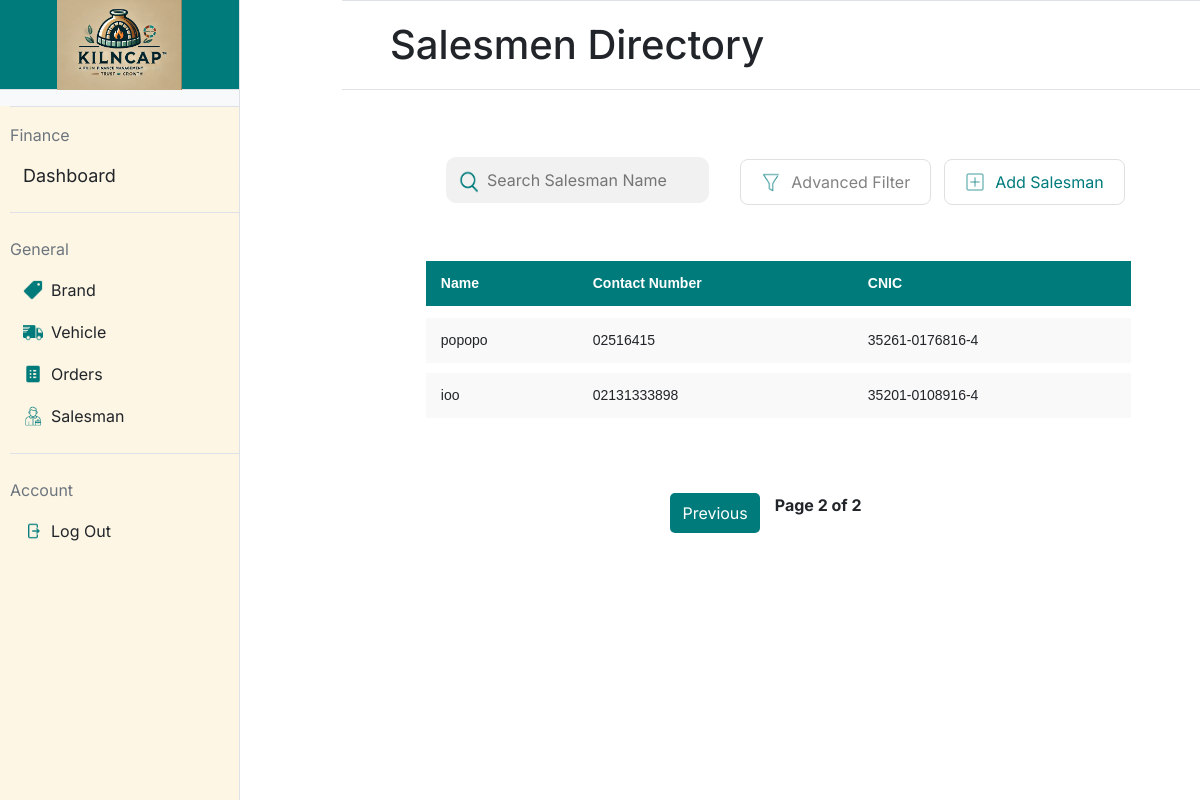
Page /salesman?page=2 (signed in) on the earlier database version.
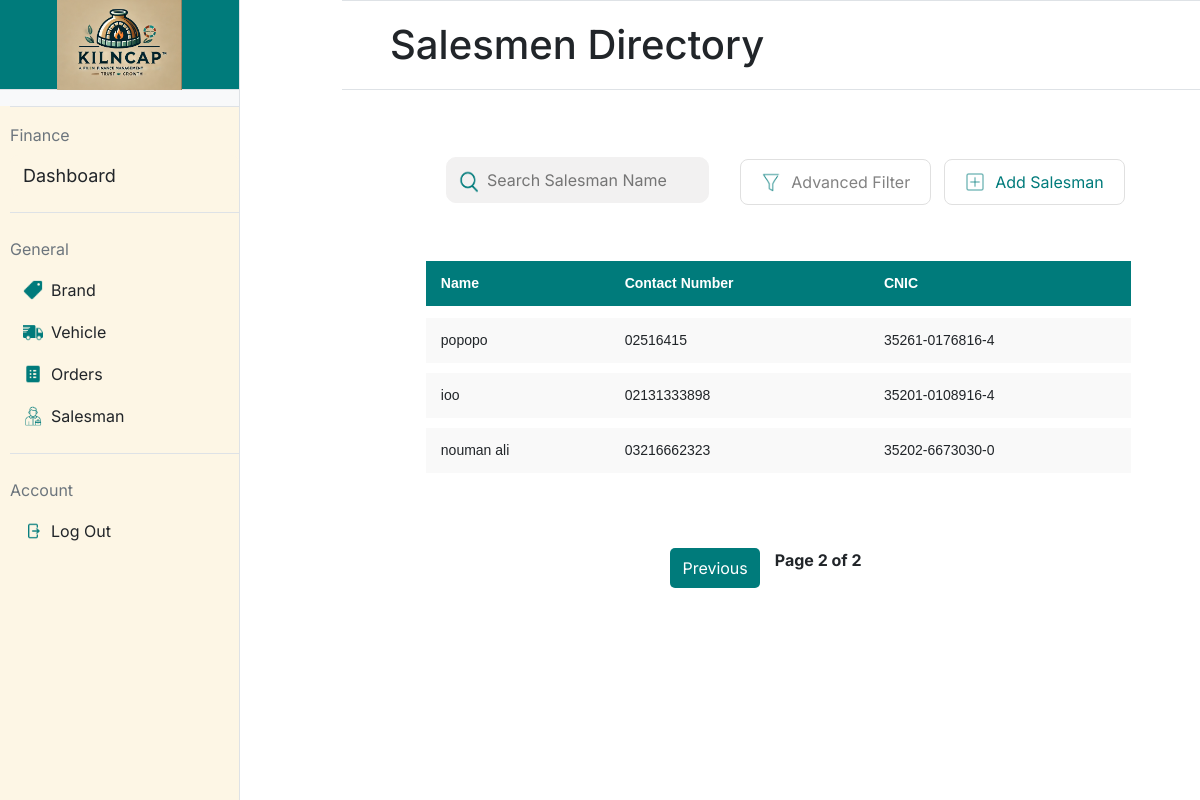
Same page on the later database version.
### app.py (models this page shows, shortened)
class Salesman(db.Model):
    __tablename__ = 'salesmen'
    id = db.Column(db.Integer, primary_key=True)  # Salesman ID (Primary Key)
    name = db.Column(db.String(100), nullable=False)  # Salesman's name
    contact_no = db.Column(db.String(15), unique=True, nullable=False)  # Salesman's contact number
    cnic = db.Column(db.String(15), unique=True, nullable=False)  # Salesman's CNIC (Computerized National Identity Card)

### app.py (the view)
@app.route('/salesman', methods=['GET'])
@login_required
def salesman():
    page = request.args.get('page', 1, type=int)  # Get the current page number from the URL query parameter
    per_page = 5  # Number of salesmen to display per page
    salesmen_paginated = Salesman.query.paginate(page=page, per_page=per_page)  # Query the salesmen with pagination
    return render_template('salesman.html', salesmen=salesmen_paginated.items, pagination=salesmen_paginated)

### app.py (called while the page is built)
@login_manager.user_loader
def load_user(user_id):
    return User.query.get(int(user_id))

    @property
    def is_active(self):
        return True

### templates/salesman.html (shortened to what this page needs)
{% extends "base.html" %}
{% block title %}
<link rel="stylesheet" href="static/salesman.css">
{% endblock %}
{% block mainheading %}
Salesmen Directory
{% endblock %}
{% block maincontent %}
<div>
    <table style="padding-left: 5.5%;width: 100%; table-layout: fixed;">
        <form action="{{ url_for('salesman_list_buttons') }}" method="post" style="width: 100%;">
            <td style="width:30%; padding-left: 85px;">
                <div style="position: relative; width: 100%;">
                    <img src="/static/icons/search-icon.png"
                         alt="Search Icon"
                         style="position: absolute; left: 7px; top: 60%; transform: translateY(-50%); width: 30px; height: 30px;">
                    <input type="text" name="search_text" title="Press Enter to Search"
                           placeholder="Search Salesman Name"
                           style="width: 100%; padding-left: 40px;" onkeydown="if(event.key === 'Enter'){ this.form.submit(); }">
                </div>
            </td>
        </form>
        <form action="{{ url_for('salesman_list_buttons') }}" method="post" style="width: 100%;">
            <td style="width: 20%; padding-left: 30px; padding-top:15px; text-align: left; font-size: 16px; font-weight: bold;">
                <button class="styled-button" type="button" id="filterButton" value="filter">
                    <img src="/static/icons/filter-icon.png" alt="Icon" class="button-icon">
                   Advanced Filter
                </button>
            </td>
            <td style="width: 20%; ; padding-top:15px; text-align: right;">
                <button class="styled-button" name="button" value="add_salesman">
                    <img src="/static/icons/add-icon.png" alt="Icon" class="button-icon">
                    <div style="color:#007B7B">Add Salesman</div>
                </button>
            </td>
        </form>
    </table>
    <div style="padding: 5.5%;">
        <table class="styled-table" style="padding-left: 20px; width: 100%; border-collapse: separate; border-spacing: 0 10px;">
            <thead>
                <tr>
                    <th>Name</th>
                    <th>Contact Number</th>
                    <th>CNIC</th>
                </tr>
            </thead>
            <tbody>
                {% for salesman in salesmen %}
                <tr data-url="{{ url_for('salesman_details', salesman_id=salesman.id) }}" onclick="redirectToDetails(this)" style="cursor: pointer;">
                    <td>{{ salesman.name }}</td>
                    <td>{{ salesman.contact_no }}</td>
                    <td>{{ salesman.cnic }}</td>
                </tr>
                {% endfor %}
            </tbody>
        </table>
    </div>
    <div class="pagination">
        {% if pagination.has_prev %}
        <a href="{{ url_for('salesman', page=pagination.prev_num) }}">Previous</a>
        {% endif %}
        <span>Page {{ pagination.page }} of {{ pagination.pages }}</span>
    </div>
</div>
{% endblock %}

### templates/base.html (shortened to what this page needs)
<!DOCTYPE html>
<html lang="en">
    <head>
        <link
            href="https://cdn.jsdelivr.net/npm/bootstrap@5.3.2/dist/css/bootstrap.min.css"
            rel="stylesheet">
        <link rel="stylesheet"
            href="{{ url_for('static', filename='styles.css') }}">
        {% block title %}{% endblock %}
    </head>
    <body class="pt-5">
        <div class="d-flex">
            <div class="sidebar bg-light border-end"
                style="width: 20%; min-height: 100vh;">
                <div id="logo_portion" class="text-center py-3 border-bottom">
                    <img
                        src="{{ url_for('static', filename='images/logo.png') }}"
                        alt="Logo" style="height: 90px;">
                </div>
                <div id="sidebar_buttons" class="mt-3">
                    <form action="{{ url_for('sidebar_buttons') }}"
                        method="post">
                        <div class="mb-4 border-top border-bottom py-3">
                            <div class="text-secondary mb-2">Finance</div>
                            <button type="submit" id="dashboard" name="button"
                                value="dashboard"
                                class="btn btn-link w-100 text-start text-dark sidebar-btn">Dashboard</button>
                        </div>
                        <div class="mb-4 border-bottom pb-3">
                            <div class="text-secondary mb-2">General</div>
                            <button type="submit" name="button" value="brand"
                                class="btn btn-link w-100 text-start text-dark d-flex align-items-center py-2 sidebar-btn">
                                <img
                                    src="{{ url_for('static', filename='icons/brand_icon.png') }}"
                                    alt="Brand Icon" class="me-2"
                                    style="height: 20px;">
                                Brand
                            </button>
                            <button type="submit" name="button" value="vehicle"
                                class="btn btn-link w-100 text-start text-dark d-flex align-items-center py-2 sidebar-btn">
                                <img
                                    src="{{ url_for('static', filename='icons/truck-icon.png') }}"
                                    alt="Truck Icon" class="me-2"
                                    style="height: 20px;">
                                Vehicle
                            </button>
                            <button type="submit" name="button" value="orders"
                                class="btn btn-link w-100 text-start text-dark d-flex align-items-center py-2 sidebar-btn">
                                <img
                                    src="{{ url_for('static', filename='icons/order-icon.png') }}"
                                    alt="Order Icon" class="me-2"
                                    style="height: 20px;">
                                Orders
                            </button>
                            <button type="submit" name="button" value="salesman"
                                class="btn btn-link w-100 text-start text-dark d-flex align-items-center py-2 sidebar-btn">
                                <img
                                    src="{{ url_for('static', filename='icons/salesman-icon.png') }}"
                                    alt="Salesman Icon" class="me-2"
                                    style="height: 20px;">
                                Salesman
                            </button>
                        </div>
                        <div>
                            <div class="text-secondary mb-2">Account</div>
                            <button type="submit" name="button" value="logout"
                                class="btn btn-link w-100 text-start text-dark d-flex align-items-center py-2 sidebar-btn">
                                <img
                                    src="{{ url_for('static', filename='icons/logout-icon.png') }}"
                                    alt="Logout Icon" class="me-2"
                                    style="height: 20px;">
                                Log Out
                            </button>
                        </div>
                    </form>
                </div>
            </div>
            <div class="restdashboard flex-grow-1" style="width: 1300px;">
                <div id="mainheading"
                    class="position-fixed w-100 top-0 z-2 d-flex align-items-center border-top border-bottom bg-white px-5 py-2"
                    style="height: 90px; transform: translateX(5px);">
                    <h1 class="mb-0">
                        {% block mainheading %}{% endblock %}
                    </h1>
                </div>
                <div class="mt-5 pt-5 px-4">
                    {% block maincontent %}{% endblock %}
                </div>
            </div>
        </div>
    </body>
</html>

### static/styles.css (style rules this page uses)
body { font-family: "Inter"; margin: 0; height: 100vh; display: flex; }
.sidebar { position: fixed; top: 0; left: 0; z-index: 2; width: 20%; border: none; height: 100%; }
.sidebar-btn { text-decoration: none !important; }
#sidebar_buttons { height: 100%; background-color: #fdf6e5; padding-left: 10px; }
#logo_portion { height: 90px; display: flex; justify-content: center; align-items: center; background-color: #007b7b; }
#dashboard { display: flex; width: 100%; max-width: 1200px; background-color: #fdf6e5; border-radius: 8px; overflow: hidden; font-size: 18px; }
.restdashboard { width: 80%; background-color: #ffffff; margin-left: 337px; }
input[type="text"], input[type="password"] { width: 100%; padding: 10px; margin-top: 10px; background-color: #f2f1f1; border: 1px solid #f2f1f1; border-radius: 10px; }

### static/salesman.css (style rules this page uses)
body { font-family: "Inter"; margin: 0; height: 100vh; display: flex; flex-direction: column; overflow-x: hidden; }
.styled-button { display: flex; align-items: center; padding: 10px 20px; font-size: 16px; background-color: #ffffff; color: #828282; border: 1px #e0e0e0 solid; border-radius: 8px; cursor: pointer; outline: none; }
.button-icon { height: 20px; margin-right: 10px; }
.styled-table { width: 500px; border-collapse: separate; border-spacing: 0 10px; font-family: Arial, sans-serif; font-size: 14px; }
.styled-table thead tr { background-color: #007b7b; color: white; text-align: left; height: 40px; }
.styled-table th, .styled-table td { padding: 12px 15px; }
.styled-table tbody tr { background-color: #f9f9f9; border-bottom: 1px solid #dddddd; }
.styled-table tbody tr:last-of-type { border-bottom: none; }
.styled-table th { border-bottom: 2px solid white; font-weight: bold; }
.pagination { display: flex; justify-content: center; margin: 20px 0; }
.pagination a { margin: 0 5px; padding: 8px 12px; text-decoration: none; color: white; background-color: #007b7b; border-radius: 5px; }
.pagination span { margin: 0 10px; font-weight: bold; }

Differences in the rows shown:
added Salesman: name "nouman ali", contact_no "03216662323", cnic "35202-6673030-0"
